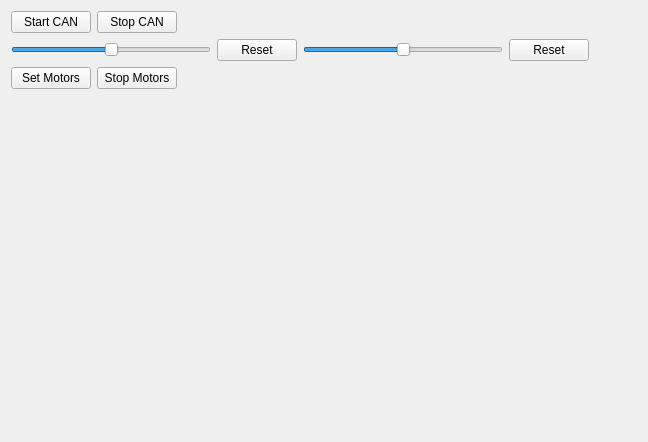
<?xml version="1.0" encoding="UTF-8"?>
<ui version="4.0">
 <class>CanTab</class>
 <widget class="QWidget" name="CanTab">
  <property name="geometry">
   <rect>
    <x>0</x>
    <y>0</y>
    <width>648</width>
    <height>442</height>
   </rect>
  </property>
  <property name="windowTitle">
   <string>Form</string>
  </property>
  <layout class="QGridLayout" name="gridLayout">
   <item row="1" column="4">
    <widget class="QSlider" name="motor2Slider">
     <property name="minimumSize">
      <size>
       <width>200</width>
       <height>0</height>
      </size>
     </property>
     <property name="maximumSize">
      <size>
       <width>200</width>
       <height>16777215</height>
      </size>
     </property>
     <property name="minimum">
      <number>-300</number>
     </property>
     <property name="maximum">
      <number>300</number>
     </property>
     <property name="singleStep">
      <number>100</number>
     </property>
     <property name="pageStep">
      <number>100</number>
     </property>
     <property name="orientation">
      <enum>Qt::Horizontal</enum>
     </property>
     <property name="tickPosition">
      <enum>QSlider::NoTicks</enum>
     </property>
     <property name="tickInterval">
      <number>100</number>
     </property>
    </widget>
   </item>
   <item row="0" column="6">
    <spacer name="horizontalSpacer">
     <property name="orientation">
      <enum>Qt::Horizontal</enum>
     </property>
     <property name="sizeHint" stdset="0">
      <size>
       <width>40</width>
       <height>20</height>
      </size>
     </property>
    </spacer>
   </item>
   <item row="0" column="0">
    <widget class="QPushButton" name="startCANButton">
     <property name="text">
      <string>Start CAN</string>
     </property>
    </widget>
   </item>
   <item row="1" column="6">
    <spacer name="horizontalSpacer_2">
     <property name="orientation">
      <enum>Qt::Horizontal</enum>
     </property>
     <property name="sizeHint" stdset="0">
      <size>
       <width>40</width>
       <height>20</height>
      </size>
     </property>
    </spacer>
   </item>
   <item row="0" column="1">
    <widget class="QPushButton" name="stopCANButton">
     <property name="text">
      <string>Stop CAN</string>
     </property>
    </widget>
   </item>
   <item row="1" column="0" colspan="3">
    <widget class="QSlider" name="motor1Slider">
     <property name="minimumSize">
      <size>
       <width>200</width>
       <height>0</height>
      </size>
     </property>
     <property name="maximumSize">
      <size>
       <width>200</width>
       <height>16777215</height>
      </size>
     </property>
     <property name="minimum">
      <number>-300</number>
     </property>
     <property name="maximum">
      <number>300</number>
     </property>
     <property name="singleStep">
      <number>100</number>
     </property>
     <property name="pageStep">
      <number>100</number>
     </property>
     <property name="orientation">
      <enum>Qt::Horizontal</enum>
     </property>
     <property name="tickInterval">
      <number>100</number>
     </property>
    </widget>
   </item>
   <item row="1" column="3">
    <widget class="QPushButton" name="reset1Button">
     <property name="text">
      <string>Reset</string>
     </property>
    </widget>
   </item>
   <item row="3" column="0" colspan="7">
    <widget class="QCustomPlot" name="canPlot" native="true"/>
   </item>
   <item row="2" column="0">
    <widget class="QPushButton" name="setMotorButton">
     <property name="text">
      <string>Set Motors</string>
     </property>
    </widget>
   </item>
   <item row="1" column="5">
    <widget class="QPushButton" name="reset2Button">
     <property name="text">
      <string>Reset</string>
     </property>
    </widget>
   </item>
   <item row="2" column="1">
    <widget class="QPushButton" name="stopMotorButton">
     <property name="text">
      <string>Stop Motors</string>
     </property>
    </widget>
   </item>
  </layout>
 </widget>
 <customwidgets>
  <customwidget>
   <class>QCustomPlot</class>
   <extends>QWidget</extends>
   <header>qcustomplot.h</header>
   <container>1</container>
  </customwidget>
 </customwidgets>
 <resources/>
 <connections/>
</ui>
